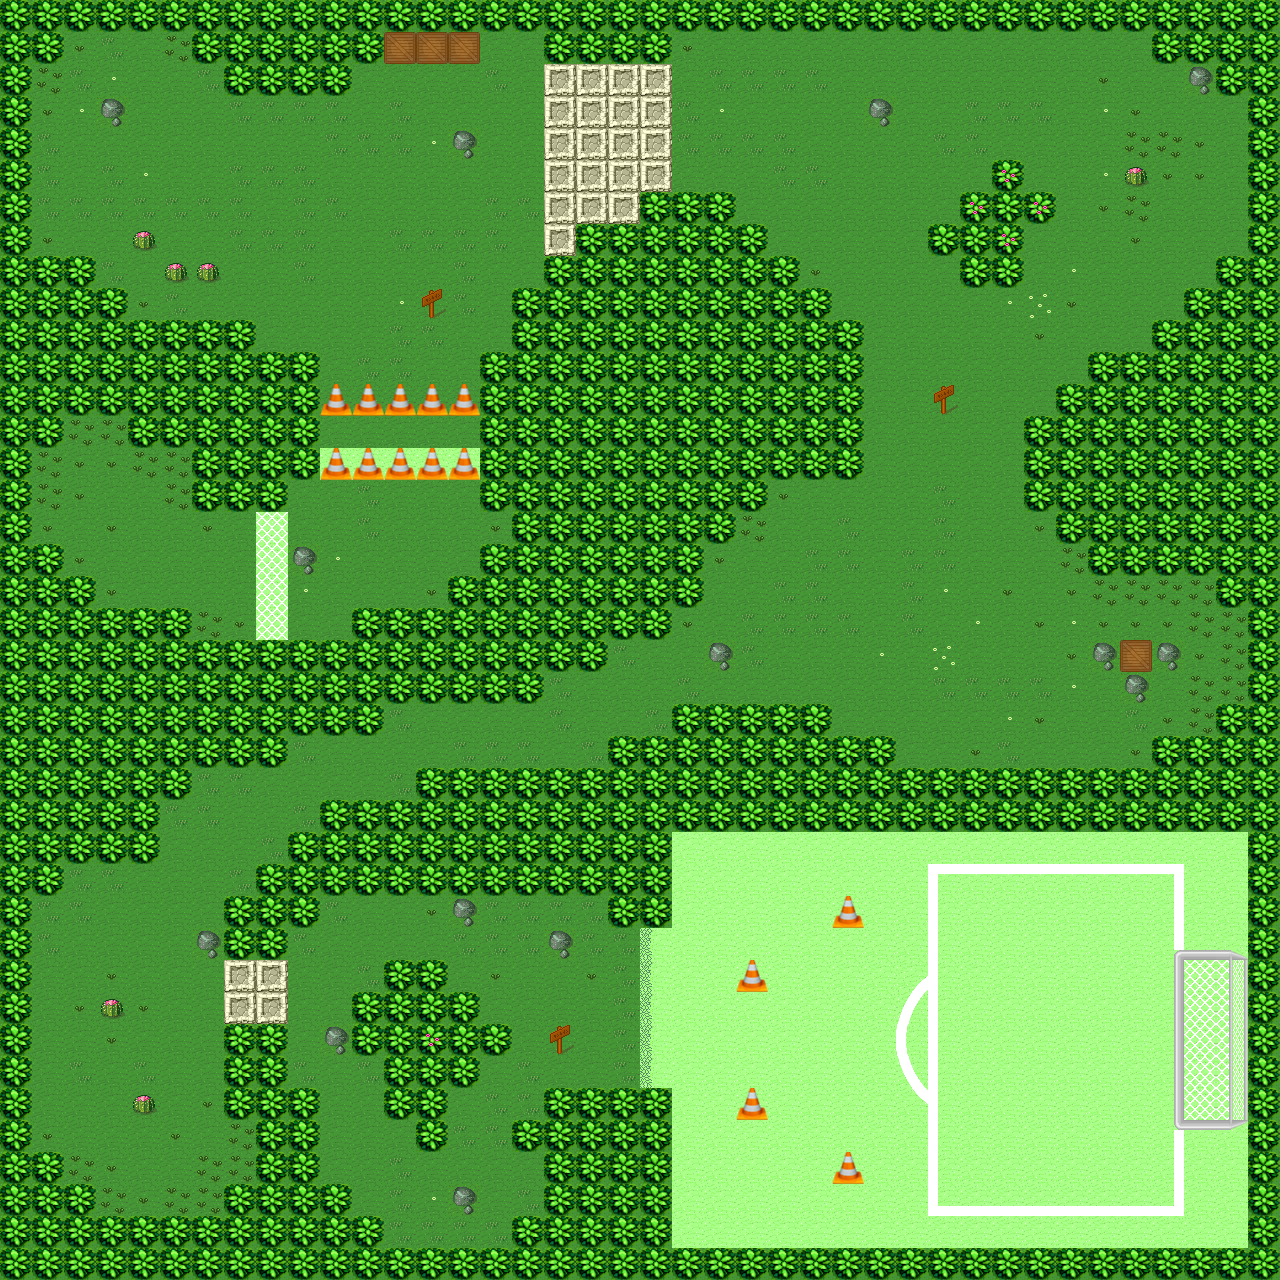

This game map was drawn from its Tiled (.tmx) file and the tilesets committed beside it. A one-line description and the trimmed map source follow:
An orthogonal 40x40 tile map with 32x32 px tiles, 1 tile layer (Ground).

<map version="1.0" orientation="orthogonal" width="40" height="40" tilewidth="32" tileheight="32">
 <tileset firstgid="1" name="tmx/desert.tsx" tilewidth="32" tileheight="32" spacing="3" margin="2">
  <image source="gfx/desert_tiled.png" width="561" height="561" />
  <tile id="0">
   <properties>
    <property name="tree" value="true" />
    <property name="wall" value="true" />
   </properties>
  </tile>
  <tile id="1">
   <properties>
    <property name="tree" value="true" />
    <property name="wall" value="true" />
   </properties>
  </tile>
  <tile id="32">
   <properties>
    <property name="stone" value="true" />
    <property name="bounce" value="true" />
   </properties>
  </tile>
  <tile id="33">
   <properties>
    <property name="cactus" value="true" />
    <property name="bounce" value="true" />    
   </properties>
  </tile>
  <tile id="49">
   <properties>
   <property name="crate" value="true" />
    <property name="wall" value="true" />
   </properties>
  </tile>
  <tile id="52">
   <properties>
    <property name="brickwall1" value="true" />
    <property name="wall" value="true" />
   </properties>
  </tile>
  <tile id="53">
   <properties>
    <property name="brickwall2" value="true" />
    <property name="wall" value="true" />
   </properties>
  </tile>
  <tile id="54">
   <properties>
    <property name="brickwall3" value="true" />
    <property name="wall" value="true" />
   </properties>
  </tile>
  <tile id="55">
   <properties>
    <property name="brickwall4" value="true" />
   </properties>
  </tile>
  <tile id="82">
   <properties>
    <property name="sign" value="true" />
   </properties>
  </tile>
  <tile id="83">
   <properties>
    <property name="cone1" value="true" />
    <property name="bounce" value="true" />    
   </properties>
  </tile>
  <tile id="101">
   <properties>
    <property name="goalcage" value="true" />
    <property name="wall" value="true" />
   </properties>
  </tile>
  <tile id="117">
   <properties>
    <property name="goal" value="true" />
   </properties>
  </tile>
  <tile id="133">
   <properties>
    <property name="goalcage" value="true" />
    <property name="wall" value="true" />
   </properties>
  </tile>
  <tile id="147">
   <properties>
    <property name="cone2" value="true" />
    <property name="bounce" value="true" />    
   </properties>
  </tile>
  <tile id="159">
   <properties>
    <property name="goalcage" value="true" />
    <property name="wall" value="true" />
   </properties>
  </tile>
  <tile id="175">
   <properties>
    <property name="goalcage" value="true" />
    <property name="wall" value="true" />
   </properties>
  </tile>
  <tile id="191">
   <properties>
    <property name="goalcage" value="true" />
    <property name="wall" value="true" />
   </properties>
  </tile>
 </tileset>
 <layer name="Ground" width="40" height="40">
  <data>[1600 cells, 1600 non-empty, 46 distinct tile ids]</data>
 </layer>
</map>